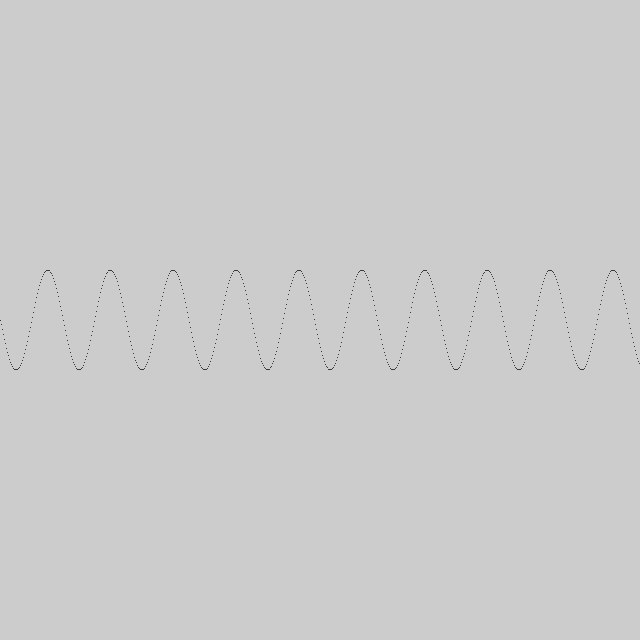
Frame 1 (no input)
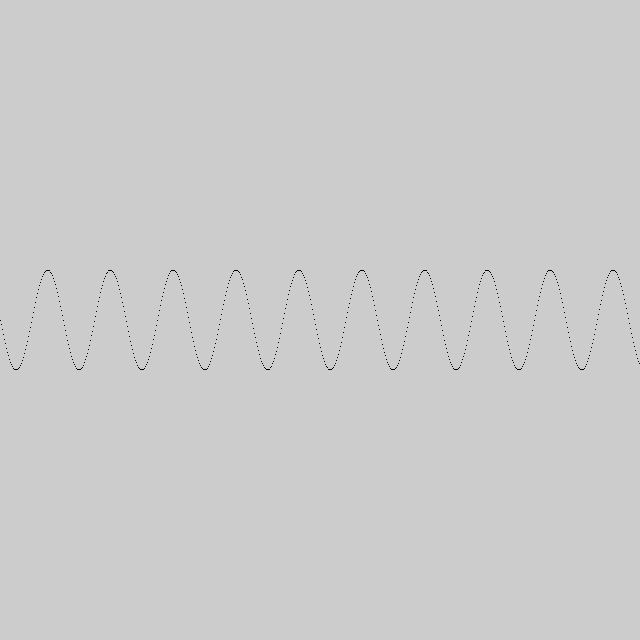
Frame 60 (the mouse pressed at the canvas centre just before this capture)
Frame 120 (the mouse held since frame 60 and released just before this capture): identical to frame 60, image omitted

The Processing sketch that drew these frames (run headless with seeded random() and noise(); from frame 60 on, the mouse is pressed at the canvas centre):

// Processing sketch: sine_circles
// ── sine_circles.pde
void setup() {
  size(640, 640);
}

void draw() {
  float magnitude = 50;
  for (int x = 0; x <= width; x++) {
    float offset = sin(x / 10.0);
    point(x, height / 2 + offset * magnitude);
  }
}
